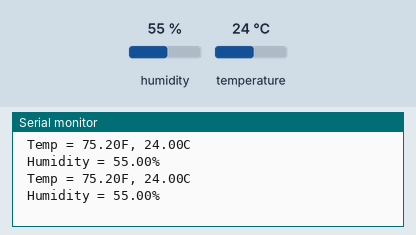
This sketch was run on a simulated Arduino Uno, built with avr-gcc and run on an emulated ATmega328P. On the bench: the last lines printed to the serial monitor. The test bench sets the inputs (shaded band); at power-on: humidity 55 %, temperature 24 °C.

Above: at 1.2 s.
1.3 s: humidity set to 22 %
At 2.6 s:
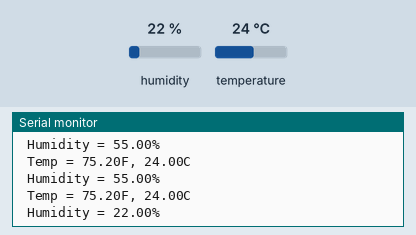
2.8 s: temperature set to 12 °C
At 3.8 s:
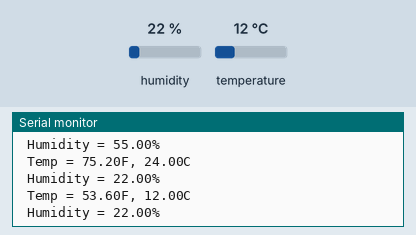
4.3 s: humidity set to 40 %
At 5.2 s:
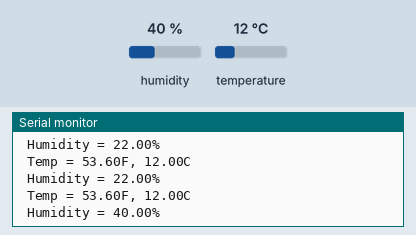
Timing chart, 0 to 7.3 s (numbered marks = the images above; inputs shaded):
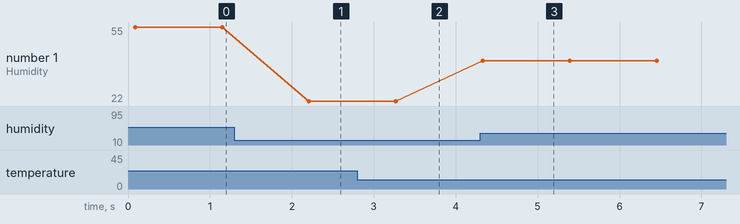

The sketch:

sketch.ino
```cpp
// (licence header left out)
#include <SHT1X.h>

//variables for storing values
float tempC = 0;
float tempF = 0;
float humidity = 0;

//Create an instance of the SHT1X sensor
SHT1x sht15(A4, A5);//Data, SCK

//delacre output pins for powering the sensor
int power = A3;
int gnd = A2;

void setup()
{
  Serial.begin(9600); // Open serial connection to report values to host

  pinMode(power, OUTPUT);
  pinMode(gnd, OUTPUT);

  digitalWrite(power, HIGH);
  digitalWrite(gnd, LOW);
}
//-------------------------------------------------------------------------------------------
void loop()
{
  readSensor();
  printOut();
  delay(1000);
}
//-------------------------------------------------------------------------------------------
void readSensor()
{
  // Read values from the sensor
  tempC = sht15.readTemperatureC();
  tempF = sht15.readTemperatureF();
  humidity = sht15.readHumidity();
}
//-------------------------------------------------------------------------------------------
void printOut()
{
  Serial.print(" Temp = ");
  Serial.print(tempF);
  Serial.print("F, ");
  Serial.print(tempC);
  Serial.println("C");
  Serial.print(" Humidity = ");
  Serial.print(humidity);
  Serial.println("%");
}
```

Measured:
- after the input at 1.3 s, the serial monitor: prints a new line after 0.91 s (image 1)
- after the input at 2.8 s, the serial monitor: prints a new line after 0.45 s (image 2)
- after the input at 4.3 s, the serial monitor: prints a new line at once (image 3)
- plotted number 1: 55 → 22 after the input at 1.3 s, 22 → 40 after the input at 4.3 s
